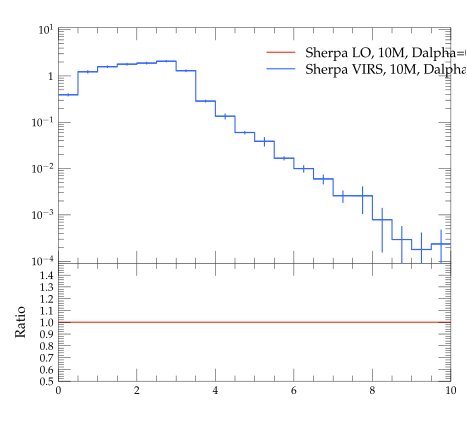

Here is the Python script that generated this plot:
#! /usr/bin/env python

# This Python script was auto-generated using YODA v2.0.0.
# Analysis object: /evtb/cutEg_tjg_dr
# Timestamp: 15-04-2024 (14:39:01)

import matplotlib as mpl
import matplotlib.pyplot as plt
mpl.use('Agg') # comment out for interactive use
import os
import numpy as np

plotDir = os.path.split(os.path.realpath(__file__))[0]
if 'YODA_USER_PLOT_PATH' in globals():
    plot_outdir = globals()['YODA_USER_PLOT_PATH']
else:
    plot_outdir = plotDir

#plot style
plt.style.use(os.path.join(plotDir, '../default.mplstyle'))
# plot metadata
figW, figH = plt.rcParams['figure.figsize']
ax_xLabel = r''
ax_yLabel = r''
ax_title  = r''
ax_xScale = 'linear'
ax_yScale = 'log'
xLims = (0.0, 10.0)
yLims = (9e-05, 11.0)

# TeX-friendly labels for the legend
labels = [ r"Sherpa LO, 10M, Dalpha=0.01", r"Sherpa VIRS, 10M, Dalpha=0.01" ]

# Create figure and axis objects
fig, (ax, ratio0_ax) = plt.subplots(2, 1, sharex=True,
                  figsize=(figW,figH), gridspec_kw={'height_ratios': (2, 1)})
ratio0_ax.yaxis.set_major_locator(mpl.ticker.MultipleLocator(0.1))
ratio0_ax.set_ylim(0.5, 1.4999)
ratio0_ax.set_ylabel('Ratio')

# LineColor map: curve index -> color
linecolors = {0: '#EE3311', 1: '#3366FF'}
# the numerical data is stored in a separate file
dataf = dict()
prefix = os.path.split(__file__)[0]
if prefix:    prefix = prefix + '/'
exec(open(prefix+'cutEg_tjg_dr__data.py').read(), dataf)


legend_handles = [] # keep track of handles for the legend

# style options for curves
# starts at zorder>=5 to draw curve on top of legend
styles = {
  'curve0': {
    'color' : linecolors[0],
    'linestyle' : '-',
    'marker' : 'o',
    'zorder' : 5,
    'histstyle' : True,
  },
  'curve1': {
    'color' : linecolors[1],
    'linestyle' : '-',
    'marker' : 'o',
    'zorder' : 6,
    'histstyle' : True,
  },
}
# curve from input yoda files in main panel
for label in dataf['yvals'].keys():
    if all(np.isnan(v) for v in dataf['yvals'][label]):
        continue
    tmp = None
    if styles[label]['histstyle']: # draw as histogram
        tmp, = ax.plot(dataf['xedges'], dataf['yedges'][label],
                       color=styles[label]['color'],
                       linestyle=styles[label]['linestyle'],
                       drawstyle='steps-pre', solid_joinstyle='miter',
                       zorder=styles[label]['zorder'], label=label)
        ax.errorbar(dataf['xpoints'], dataf['yvals'][label], color=styles[label]['color'],
                    xerr=dataf['xerrs'], yerr=[dataf['ydowns'][label], dataf['yups'][label]],
                    linestyle='none', zorder=styles[label]['zorder'])
    else: # draw as scatter
        tmp = ax.errorbar(dataf['xpoints'], dataf['yvals'][label],
                          xerr=dataf['xerrs'],
                          yerr=[ dataf['ydowns'][label],
                          dataf['yups'][label] ],
                          fmt=styles[label]['marker'],
                          ecolor=styles[label]['color'],
                          color=styles[label]['color'], zorder=2)
        tmp[-1][0].set_linestyle(styles[label]['linestyle'])
    legend_handles += [tmp]
    for varLabel in dataf['variation_yvals'].keys():
        if varLabel.startswith(label):
            tmp, = ax.plot(dataf['xedges'], dataf['variation_yvals'][varLabel],
                           color=styles[label]['color'],
                           linestyle=styles[label]['linestyle'],
                           drawstyle='steps-pre', solid_joinstyle='miter',
                           zorder=styles[label]['zorder'], alpha=0.5)


# plots on ratio panel
# curve from input yoda files in ratio panel
for label, yvals in dataf['ratio0_yvals'].items():
    if all(np.isnan(v) for v in yvals):
        continue
    if styles[label]['histstyle']: # plot as histogram
        ratio0_ax.plot(dataf['xedges'], yvals,
                       color=styles[label]['color'],
                       linestyle=styles[label]['linestyle'],
                       drawstyle='steps-pre', zorder=1,
                       solid_joinstyle='miter')
        ratio0_ax.vlines(dataf['xpoints'],
                         dataf['ratio0_ymin'][label],
                         dataf['ratio0_ymax'][label],
                         color=styles[label]['color'], zorder=1)
    else: # plot as scatter
        tmp = ratio0_ax.errorbar(dataf['xpoints'],
                                 yvals, xerr=dataf['xerrs'],
                                 yerr=dataf['ratio0_yerrs'][label],
                                 fmt=styles[label]['marker'],
                                 ecolor=styles[label]['color'],
                                 color=styles[label]['color'])
        tmp[-1][0].set_linestyle(styles[label]['linestyle'])

    for varlabel in dataf['ratio0_variation_vals'].keys():
        if varlabel.startswith(label):
            ratio0_ax.plot(dataf['xedges'],
                            dataf['ratio0_variation_vals'][varlabel],
                            color=styles[label]['color'],
                            linestyle=styles[label]['linestyle'],
                            drawstyle='steps-pre', solid_joinstyle='miter',
                            zorder=1, alpha=0.5)

legend_pos = (0.5, 0.97)
ax.legend(legend_handles, labels, loc='upper left', bbox_to_anchor=legend_pos)

# set plot metadata as defined above
ratio0_ax.set_xlabel(ax_xLabel)
ratio0_ax.xaxis.set_label_coords(1., -.15)
ax.set_ylabel(ax_yLabel, loc='top')
ax.set_title(ax_title, loc='left')
ax.set_xscale(ax_xScale)
ax.set_yscale(ax_yScale)
ax.set_xlim(xLims)
ax.set_ylim(yLims)

# tick formatting
plt.rcParams['xtick.top'] = True
plt.rcParams['ytick.right'] = True
ax.yaxis.set_major_locator(mpl.ticker.LogLocator(base=10.0, numticks=np.inf))
ax.yaxis.set_minor_locator(mpl.ticker.LogLocator(
                           base=10.0, subs=np.arange(0.1, 1, 0.1), numticks=np.inf))
fig.align_ylabels((ax, ratio0_ax))
plt.savefig(os.path.join(plot_outdir, 'cutEg_tjg_dr.pdf'), format='PDF')
plt.savefig(os.path.join(plot_outdir, 'cutEg_tjg_dr.png'), format='PNG')

plt.close(fig)
